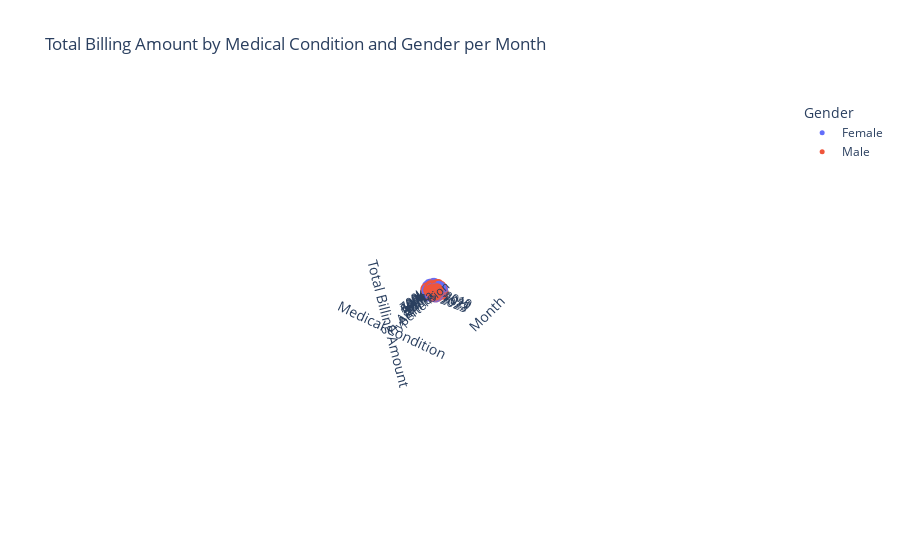

Write notebook code for a chart like this one.
### Code cell
import pandas as pd
from pyspark.sql import functions as F

# Load your healthcare data (assuming you already have this part)
healthcare_data = spark.sql("SELECT * FROM healthcare_data")

# Convert the Spark DataFrame to Pandas DataFrame
df = healthcare_data.toPandas()

# Convert the 'Date of Admission' column to datetime
df['date_of_admission'] = pd.to_datetime(df['date_of_admission'])

# Extract Year and Month for grouping
df['YearMonth'] = df['date_of_admission'].dt.to_period('M').astype(str)

# Group by YearMonth, Medical Condition, and Gender to calculate total billing amount
df_billing = df.groupby(['YearMonth', 'medical_condition', 'Gender'])['billing_amount'].sum().reset_index()

# Rename columns if needed for clarity
df_billing.columns = ['YearMonth', 'medical_condition', 'Gender', 'total_billing_amount']

# Display the first few rows of df_billing to verify
print(df_billing.head())
import plotly.express as px

# Assuming df_billing has the columns 'YearMonth', 'medical_condition', 'Gender', 'total_billing_amount'
fig = px.scatter_3d(
    df_billing,
    x='YearMonth',            # Monthly data on the x-axis
    y='medical_condition',     # Medical condition on the y-axis
    z='total_billing_amount',  # Total billing amount on the z-axis
    color='Gender',           # Color by Gender for distinction
    title="Total Billing Amount by Medical Condition and Gender per Month"
)

# Update marker and layout for clarity
fig.update_traces(marker=dict(size=5))
fig.update_layout(scene=dict(
    xaxis_title='Month',
    yaxis_title='Medical Condition',
    zaxis_title='Total Billing Amount'
))

# Show the plot
fig.show()

### Figure 1 — Plotly figure (JSON) as saved in the notebook; plotly's stock layout.template omitted (floating-point values rounded to 4 significant figures; data arrays with more than 128 entries replaced by an {"elided": "..."} marker saying what was removed)
{"data": [{"hovertemplate": "Gender=Female<br>YearMonth=%{x}<br>medical_condition=%{y}<br>total_billing_amount=%{z}<extra></extra>", "legendgroup": "Female", "marker": {"color": "#636efa", "size": 5, "symbol": "circle"}, "mode": "markers", "name": "Female", "scene": "scene", "showlegend": true, "type": "scatter3d", "x": {"elided": "362 str values"}, "y": {"elided": "362 str values"}, "z": {"elided": "362 float values"}}, {"hovertemplate": "Gender=Male<br>YearMonth=%{x}<br>medical_condition=%{y}<br>total_billing_amount=%{z}<extra></extra>", "legendgroup": "Male", "marker": {"color": "#EF553B", "size": 5, "symbol": "circle"}, "mode": "markers", "name": "Male", "scene": "scene", "showlegend": true, "type": "scatter3d", "x": {"elided": "363 str values"}, "y": {"elided": "363 str values"}, "z": {"elided": "363 float values"}}], "layout": {"autosize": true, "legend": {"title": {"text": "Gender"}, "tracegroupgap": 0}, "scene": {"aspectmode": "auto", "aspectratio": {"x": 1, "y": 1, "z": 1}, "camera": {"center": {"x": 0, "y": 0, "z": 0}, "eye": {"x": 26.36, "y": 26.36, "z": 26.36}, "projection": {"type": "perspective"}, "up": {"x": -0.5211, "y": -0.2838, "z": 0.8049}}, "domain": {"x": [0, 1], "y": [0, 1]}, "xaxis": {"title": {"text": "Month"}, "type": "date"}, "yaxis": {"title": {"text": "Medical Condition"}, "type": "category"}, "zaxis": {"title": {"text": "Total Billing Amount"}, "type": "linear"}}, "title": {"text": "Total Billing Amount by Medical Condition and Gender per Month"}}}
